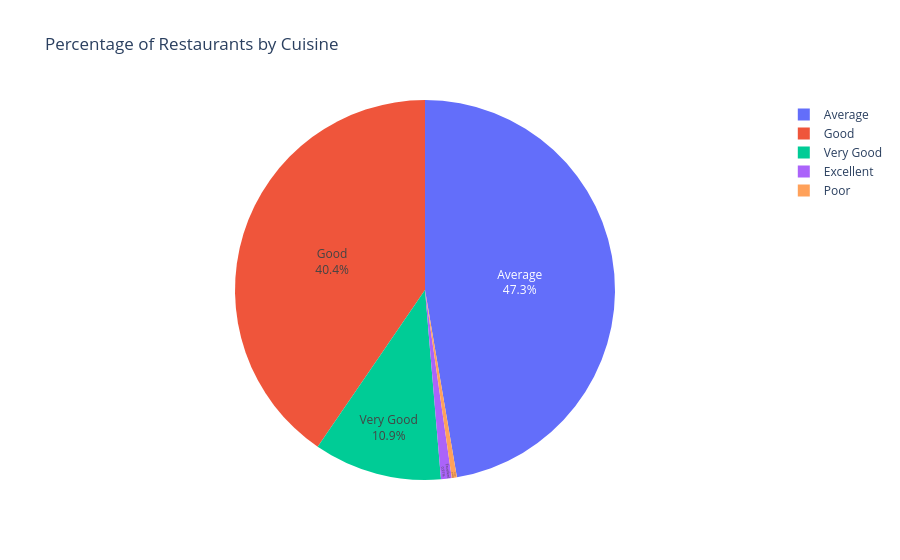

The notebook cell this image was saved under:
### Code cell
fig = px.pie(
    rating_percent,
    names="RATING_TYPE",
    values="count",
    color="RATING_TYPE",
    title="Percentage of Restaurants by Cuisine",
).update_traces(textposition= 'inside', textinfo = 'percent+label')

fig.show()

### Figure 1 — Plotly figure (JSON) as saved in the notebook; plotly's stock layout.template omitted (floating-point values rounded to 4 significant figures)
{"data": [{"customdata": [["Average"], ["Good"], ["Very Good"], ["Excellent"], ["Poor"]], "domain": {"x": [0, 1], "y": [0, 1]}, "hovertemplate": "RATING_TYPE=%{customdata[0]}<br>count=%{value}<extra></extra>", "labels": ["Average", "Good", "Very Good", "Excellent", "Poor"], "legendgroup": "", "marker": {"colors": ["#636efa", "#EF553B", "#00cc96", "#ab63fa", "#FFA15A"]}, "name": "", "showlegend": true, "textinfo": "percent+label", "textposition": "inside", "type": "pie", "values": [4990, 4266, 1149, 96, 46]}], "layout": {"legend": {"tracegroupgap": 0}, "title": {"text": "Percentage of Restaurants by Cuisine"}}}
